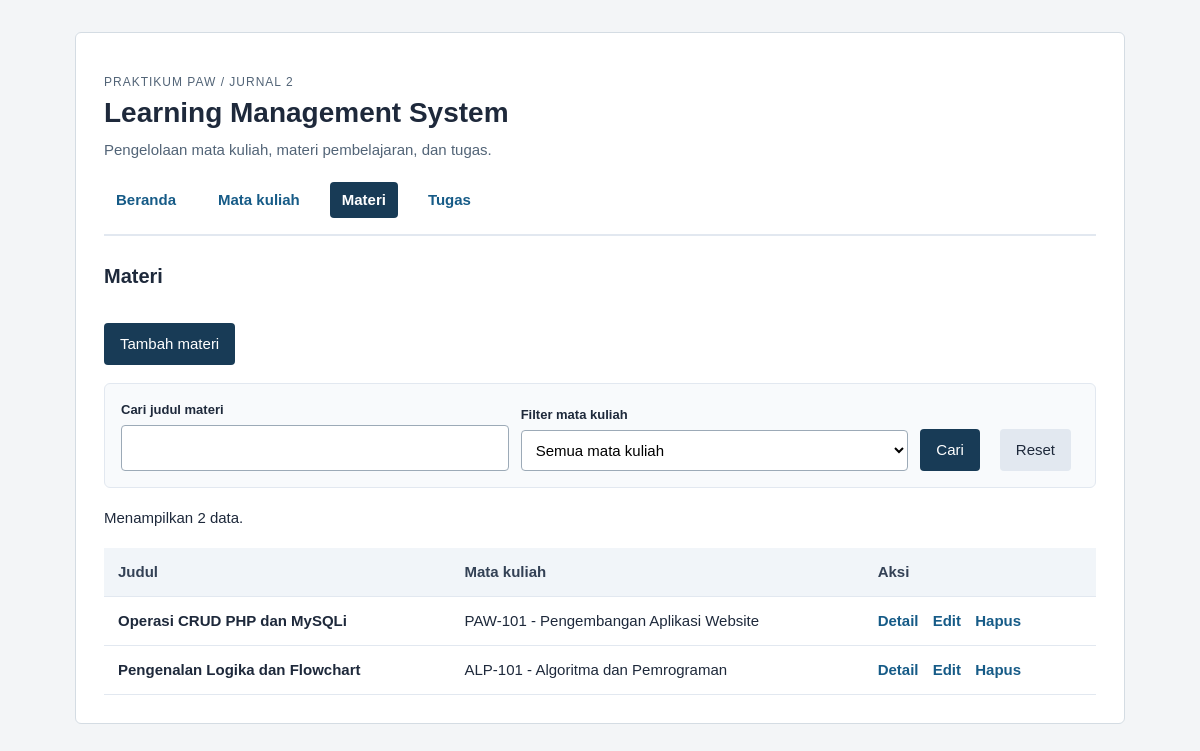
The app's page /daftar_materi.php with its own data.
### tables this page shows
CREATE TABLE materi (
    id INT UNSIGNED AUTO_INCREMENT PRIMARY KEY,
    mata_kuliah_id INT UNSIGNED NOT NULL,
    judul VARCHAR(150) NOT NULL,
    isi TEXT NOT NULL,
    tautan VARCHAR(255) NOT NULL,
    FOREIGN KEY (mata_kuliah_id) REFERENCES mata_kuliah(id) ON DELETE RESTRICT
);

CREATE TABLE mata_kuliah (
    id INT UNSIGNED AUTO_INCREMENT PRIMARY KEY,
    kode VARCHAR(20) NOT NULL UNIQUE,
    nama VARCHAR(100) NOT NULL,
    dosen VARCHAR(100) NOT NULL,
    semester TINYINT UNSIGNED NOT NULL
);

### koneksi.php (called while the page is built, shortened)
<?php
function h($teks) {
    return htmlspecialchars((string)$teks, ENT_QUOTES, 'UTF-8');
}

### daftar_materi.php (the view, shortened to what this page needs)
<?php
require 'koneksi.php';
$cari  = trim($_GET['cari'] ?? '');
$mk_id = isset($_GET['mk_id']) && ctype_digit((string)$_GET['mk_id']) ? (int)$_GET['mk_id'] : 0;
$like  = '%' . $cari . '%';
if ($mk_id > 0) {
    $stmt = $conn->prepare('SELECT m.*, mk.kode AS kode_mk, mk.nama AS nama_mk
                            FROM materi m JOIN mata_kuliah mk ON m.mata_kuliah_id = mk.id
                            WHERE m.judul LIKE ? AND m.mata_kuliah_id = ?
                            ORDER BY m.id DESC');
    $stmt->bind_param('si', $like, $mk_id);
} else {
    $stmt = $conn->prepare('SELECT m.*, mk.kode AS kode_mk, mk.nama AS nama_mk
                            FROM materi m JOIN mata_kuliah mk ON m.mata_kuliah_id = mk.id
                            WHERE m.judul LIKE ?
                            ORDER BY m.id DESC');
    $stmt->bind_param('s', $like);
}
$stmt->execute();
$hasil = $stmt->get_result();
?>
<!DOCTYPE html>
<html lang="id">
<head>
    <link rel="stylesheet" href="style.css">
</head>
<body>
<main>
    <p class="label-kecil">PRAKTIKUM PAW / JURNAL 2</p>
    <h1>Learning Management System</h1>
    <p class="subjudul">Pengelolaan mata kuliah, materi pembelajaran, dan tugas.</p>
    <nav class="nav-bar">
        <a href="index.php">Beranda</a>
        <a href="daftar_mata_kuliah.php">Mata kuliah</a>
        <a href="daftar_materi.php" class="aktif">Materi</a>
        <a href="daftar_tugas.php">Tugas</a>
    </nav>
    <h2>Materi</h2>
    <p><a class="tombol" href="tambah_materi.php">Tambah materi</a></p>
    <form method="get" class="form-filter">
        <div>
            <label for="cari">Cari judul materi</label>
            <input id="cari" name="cari" value="<?= h($cari) ?>">
        </div>
        <div>
            <label for="mk_id">Filter mata kuliah</label>
            <select id="mk_id" name="mk_id">
                <option value="0">Semua mata kuliah</option>
            </select>
        </div>
        <button type="submit">Cari</button>
        <a class="tombol tombol-sekunder" href="daftar_materi.php">Reset</a>
    </form>
    <p>Menampilkan <?= $hasil->num_rows ?> data.</p>
    <?php if ($hasil->num_rows === 0): ?>
        <p>Data tidak ditemukan.</p>
    <?php else: ?>
        <table>
            <thead>
                <tr>
                    <th>Judul</th>
                    <th>Mata kuliah</th>
                    <th>Aksi</th>
                </tr>
            </thead>
            <tbody>
                <?php while ($row = $hasil->fetch_assoc()): ?>
                    <tr>
                        <td><strong><?= h($row['judul']) ?></strong></td>
                        <td><?= h($row['kode_mk']) ?> - <?= h($row['nama_mk']) ?></td>
                        <td class="aksi-link">
                            <a href="detail_materi.php?id=<?= (int)$row['id'] ?>">Detail</a>
                            <a href="edit_materi.php?id=<?= (int)$row['id'] ?>">Edit</a>
                            <a href="hapus_materi.php?id=<?= (int)$row['id'] ?>">Hapus</a>
                        </td>
                    </tr>
                <?php endwhile; ?>
            </tbody>
        </table>
    <?php endif; ?>
</main>
</body>
</html>

### style.css (style rules this page uses)
* { box-sizing: border-box; }
body { margin: 0; background: #f3f5f7; color: #1e293b; font: 15px/1.6 Arial, sans-serif; }
main { max-width: 1050px; margin: 32px auto; padding: 28px; background: #ffffff; border: 1px solid #d4dce3; border-radius: 6px; }
.nav-bar { display: flex; gap: 18px; padding-bottom: 16px; margin-bottom: 24px; border-bottom: 2px solid #e2e8f0; }
.nav-bar a { text-decoration: none; color: #165b87; font-weight: bold; padding: 6px 12px; border-radius: 4px; }
.nav-bar a.aktif, .nav-bar a:hover { background: #183b56; color: #ffffff; }
h1 { font-size: 28px; margin: 0 0 8px; line-height: 1.2; }
h2 { font-size: 20px; margin: 24px 0 12px; }
.subjudul { color: #526477; margin-top: 0; margin-bottom: 20px; }
.label-kecil { color: #526477; font-size: 12px; letter-spacing: 1px; text-transform: uppercase; margin-bottom: 4px; }
table { width: 100%; border-collapse: collapse; margin-top: 18px; }
th, td { padding: 12px 14px; border-bottom: 1px solid #e2e8f0; text-align: left; vertical-align: top; }
th { background: #f1f5f9; font-weight: bold; color: #334155; }
label { display: block; margin-top: 14px; font-weight: bold; margin-bottom: 4px; }
input, select, textarea { display: block; width: 100%; max-width: 650px; padding: 10px; border: 1px solid #9caab7; border-radius: 4px; font: inherit; background: #ffffff; }
button, .tombol { display: inline-block; padding: 9px 16px; margin-top: 16px; margin-right: 8px; background: #183b56; color: #ffffff; border: 0; border-radius: 4px; cursor: pointer; font: inherit; text-decoration: none; }
.tombol-sekunder { background: #e2e8f0; color: #1e293b; }
a { color: #165b87; }
.aksi-link a { margin-right: 10px; font-weight: bold; text-decoration: none; }
.form-filter { display: flex; flex-wrap: wrap; gap: 12px; align-items: flex-end; background: #f8fafc; padding: 16px; border: 1px solid #e2e8f0; border-radius: 6px; margin: 18px 0; }
.form-filter div { flex: 1; min-width: 200px; }
.form-filter label { margin-top: 0; font-size: 13px; }
.form-filter input, .form-filter select { max-width: 100%; }
.form-filter button, .form-filter .tombol { margin-top: 0; }

### records on screen
materi: judul "Operasi CRUD PHP dan MySQLi", mata_kuliah.kode "PAW-101", mata_kuliah.nama "Pengembangan Aplikasi Website"
materi: judul "Pengenalan Logika dan Flowchart", mata_kuliah.kode "ALP-101", mata_kuliah.nama "Algoritma dan Pemrograman"

### other values on screen
$hasil->num_rows "2"
